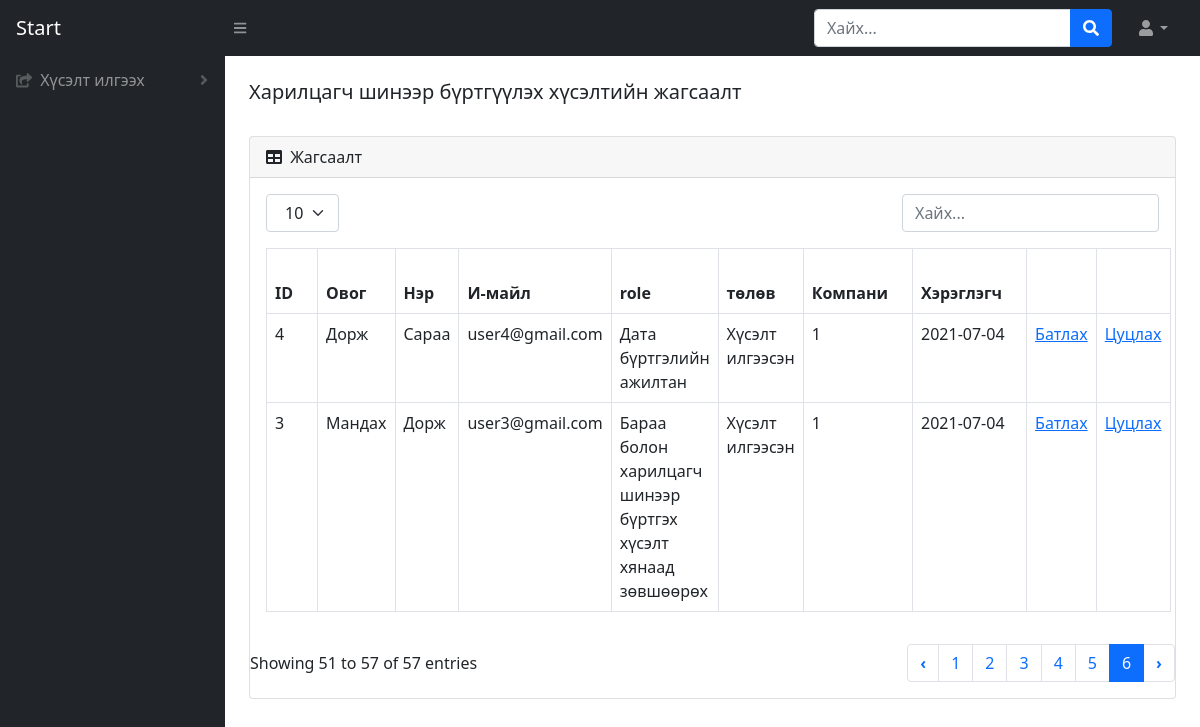
The page /reg-list on the database as committed earlier.
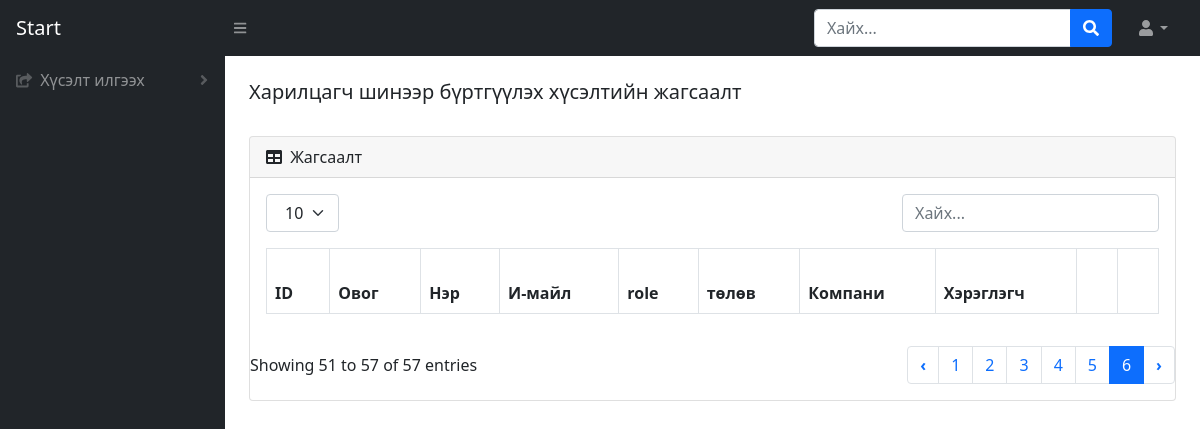
The same page on the database as committed later.
### BMweb/models.py (models this page shows, shortened)
class Hereglegch(models.Model):
    ovog=models.CharField(max_length=300, verbose_name=_("Хэрэглэгчийн овог"))
    ner=models.CharField(max_length=300, verbose_name=_("Хэрэглэгчийн нэр"))
    mail = models.CharField(max_length=300, verbose_name=_("И-мейл хаяг"))
    role = models.ForeignKey(HereglegchRole, on_delete=CASCADE ,verbose_name=_("Эрхийн түвшин"))
    state = models.ForeignKey(HereglegchState, on_delete=CASCADE , verbose_name=_("Хэрэглэгчийн төлөв"))
    company = models.ForeignKey(Company, on_delete=CASCADE , verbose_name=_("Компани"))
    password  = models.CharField(max_length=150, verbose_name=_("Хэрэглэгчийн нууц үг"))
    reg_date = models.DateTimeField(default=datetime.now, verbose_name=_("Нэвтэрсэн огноо"))
    class Meta:
        verbose_name = _("Хэрэглэгч")
        verbose_name_plural = _("Хэрэглэгч")

class HereglegchRole(models.Model):
    levelName = models.CharField(max_length=300, verbose_name=_("Эрхийн түвшин"))
    class Meta:
        verbose_name = _("Эрхийн түвшин")
        verbose_name_plural = _("Эрхийн түвшин")
    def __str__(self):
        return self.levelName

class HereglegchState(models.Model):
    stateName = models.CharField(max_length=300, verbose_name=_("Хэрэглэгчийн төлөв"))
    class Meta:
        verbose_name = _("Хэрэглэгч төлөв")
        verbose_name_plural = _("Хэрэглэгч төлөв")
    def __str__(self):
        return self.stateName

### BMweb/views.py (the view)
# urls.py: path('reg-list', views.hereglegchList,name='reg-list'),
def hereglegchList(request):
    if 'user_id' in request.session:
        h = Hereglegch.objects.get(pk=request.session['user_id'])
        return render(request,'hereglegchList.html', {'user': h })
    h = Hereglegch.objects.filter(state_id = 1).order_by('-reg_date')
    return render(request,'hereglegchList.html',{'HereglegchList': h})

### BMweb/templates/hereglegchList.html (shortened to what this page needs)
{% load static %}
<!DOCTYPE html>
<html lang="en">
    <head>
        <link href="https://cdn.jsdelivr.net/npm/simple-datatables@latest/dist/style.css" rel="stylesheet" />
        <link href="css/styles.css" rel="stylesheet" />
        <link href="{% static 'css/styles.css' %}" rel="stylesheet"/>
    </head>
    <body class="sb-nav-fixed">
        <nav class="sb-topnav navbar navbar-expand navbar-dark bg-dark">
            <a class="navbar-brand ps-3" href="login.html">Start</a>
            <button class="btn btn-link btn-sm order-1 order-lg-0 me-4 me-lg-0" id="sidebarToggle" href="#!"><i class="fas fa-bars"></i></button>
            <form class="d-none d-md-inline-block form-inline ms-auto me-0 me-md-3 my-2 my-md-0">
                <div class="input-group">
                    <input class="form-control" type="text" placeholder="Хайх..." aria-label="Search for..." aria-describedby="btnNavbarSearch" />
                    <button class="btn btn-primary" id="btnNavbarSearch" type="button"><i class="fas fa-search"></i></button>
                </div>
            </form>
            <ul class="navbar-nav ms-auto ms-md-0 me-3 me-lg-4">
                <li class="nav-item dropdown">
                    <a class="nav-link dropdown-toggle" id="navbarDropdown" href="#" role="button" data-bs-toggle="dropdown" aria-expanded="false"><i class="fas fa-user fa-fw"></i></a>
                </li>
            </ul>
        </nav>
        <div id="layoutSidenav">
            <div id="layoutSidenav_nav">
                <nav class="sb-sidenav accordion sb-sidenav-dark" id="sidenavAccordion">
                    <div class="sb-sidenav-menu">
                        <div class="nav">
                            <a class="nav-link collapsed" href="#" data-bs-toggle="collapse" data-bs-target="#collapseLayouts" aria-expanded="false" aria-controls="collapseLayouts">
                                <div class="sb-nav-link-icon"><i class="fas fa-share-square"></i></div>
                                Хүсэлт илгээх
                                <div class="sb-sidenav-collapse-arrow"><i class="fas fa-angle-down"></i></div>
                            </a>
                        </div>
                    </div>
                </nav>
            </div>
            <div id="layoutSidenav_content">
                <main>
                    <div class="container-fluid px-4">
                        <h5 class="mt-4">Харилцагч шинээр бүртгүүлэх хүсэлтийн жагсаалт</h5>
                        <div class="card mb-4">
                            <div class="card-header">
                                <i class="fas fa-table me-1"></i>
                                Жагсаалт
                            </div>
                            <div class="card-body">
                                <div class="dataTable-top">
                                    <div class="dataTable-dropdown">
                                        <label>
                                            <select class="dataTable-selector">
                                                <option value="10" selected="">10</option>
                                            </select>
                                        </label>
                                    </div>
                                    <div class="dataTable-search">
                                        <input class="dataTable-input" placeholder="Хайх..." type="text">
                                    </div>
                                </div>
                                <table id="datatablesSimple" class="dataTable-table">
                                    <thead>
                                        <tr>
                                            <th data-sortable="" class="asc">
                                                <a href="#" class="dataTable-sorter">ID</a>
                                            </th>
                                            <th data-sortable="" class="asc">
                                                <a href="#" class="dataTable-sorter">Овог</a>
                                            </th>
                                            <th data-sortable="" class="asc">
                                                <a href="#" class="dataTable-sorter">Нэр</a>
                                            </th>
                                            <th data-sortable="" class="asc">
                                                <a href="#" class="dataTable-sorter">И-майл</a>
                                            </th>
                                            <th data-sortable="" class="asc">
                                                <a href="#" class="dataTable-sorter"></a>role</a>
                                            </th>
                                            <th data-sortable="" class="asc">
                                                <a href="#" class="dataTable-sorter">төлөв</a>
                                            </th>
                                            <th data-sortable="" class="asc">
                                                <a href="#" class="dataTable-sorter">Компани</a>
                                            </th>
                                            <th data-sortable="" class="asc">
                                                <a href="#" class="dataTable-sorter">Хэрэглэгч</a>
                                            </th>
                                            <th data-sortable="" class="asc">
                                            </th>
                                            <th data-sortable="" class="asc">
                                            </th>
                                        </tr>
                                    </thead>
                                    {% for h in HereglegchList %}
                                        <tr>
                                            <td>{{ h.id }}</td>
                                            <td>{{ h.ovog }}</td>
                                            <td>{{ h.ner }}</td>
                                            <td>{{ h.mail }}</td>
                                            <td>{{ h.role }}</td>
                                            <td>{{ h.state }}</td>
                                            <td>{{ h.state_id }}</td>
                                            <td>{{ h.reg_date | date:"Y-m-d" }}</td>
                                            <td><a href="/change-state/{{h.id}}/2">Батлах</a></td>
                                            <td><a href="/change-state/{{h.id}}/3">Цуцлах</a></td>
                                        </tr>
                                    {% endfor %}
                                    </table>
                            </div>
                            <div class="dataTable-bottom">
                                <div class="dataTable-info">Showing 51 to 57 of 57 entries</div>
                                <nav class="dataTable-pagination">
                                    <ul class="dataTable-pagination-list">
                                        <li class="pager"><a href="#" data-page="5">‹</a></li>
                                        <li class=""><a href="#" data-page="1">1</a></li>
                                        <li class=""><a href="#" data-page="2">2</a></li>
                                        <li class=""><a href="#" data-page="3">3</a></li>
                                        <li class=""><a href="#" data-page="4">4</a></li>
                                        <li class=""><a href="#" data-page="5">5</a></li>
                                        <li class="active"><a href="#" data-page="6">6</a></li>
                                        <li class="pager"><a href="#" data-page="6">›</a></li>
                                    </ul>
                                </nav>
                            </div>
                        </div>
                    </div>
                </main>
            </div>
        </div>
    </body>
</html>

Rows that differ between the two databases and show on the page:
no longer on this page (row edited): Hereglegch: id "4", ovog "Дорж", ner "Сараа", mail "user4@gmail.com", role "Дата бүртгэлийн ажилтан", state "Хүсэлт илгээсэн", state_id "1", reg_date "2021-07-04"
no longer on this page (row edited): Hereglegch: id "3", ovog "Мандах", ner "Дорж", mail "user3@gmail.com", role "Бараа болон харилцагч шинээр бүртгэх хүсэлт хянаад зөвшөөрөх", state "Хүсэлт илгээсэн", state_id "1", reg_date "2021-07-04"
